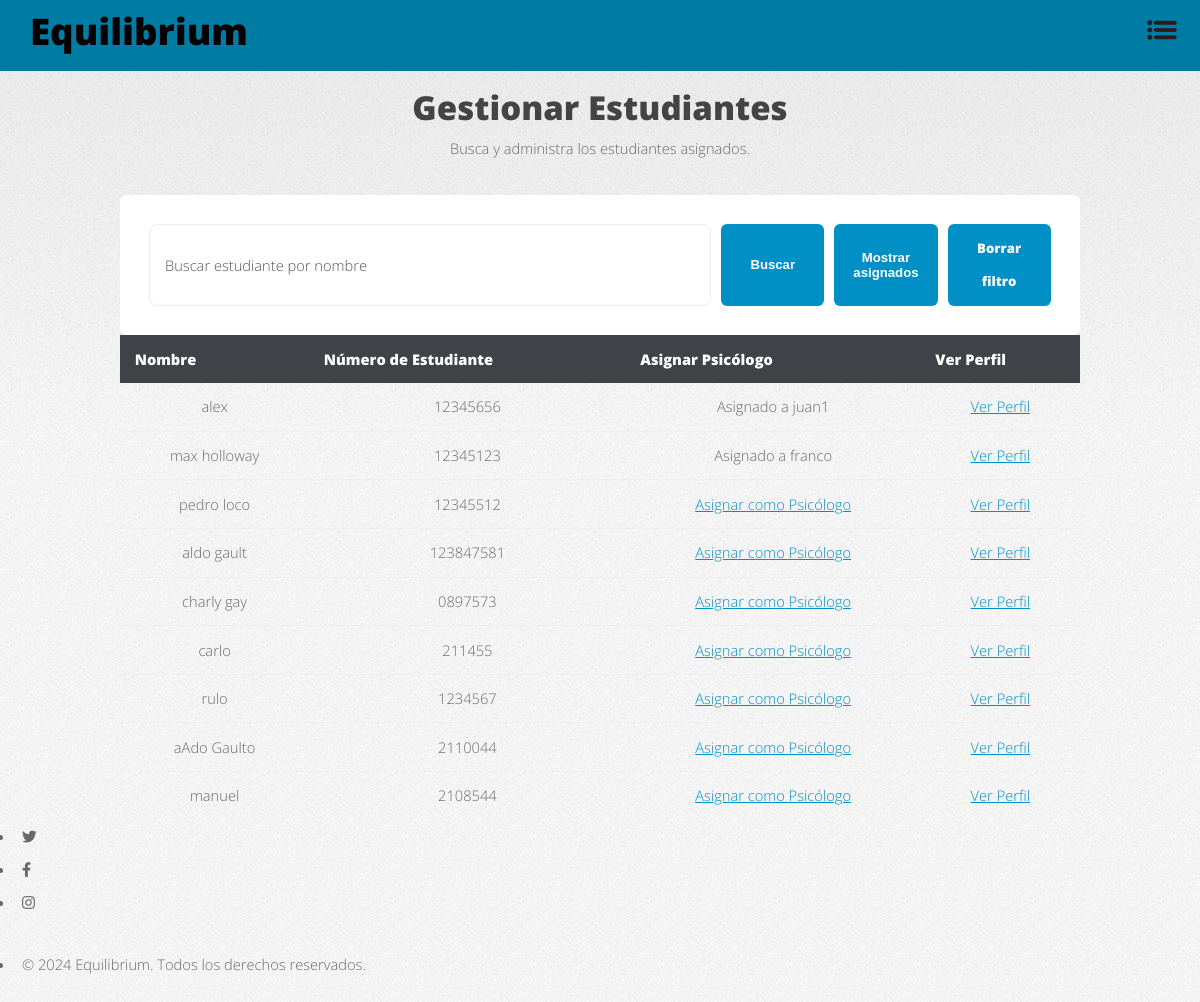
Page /students/manage/ (signed in) on the earlier database version.
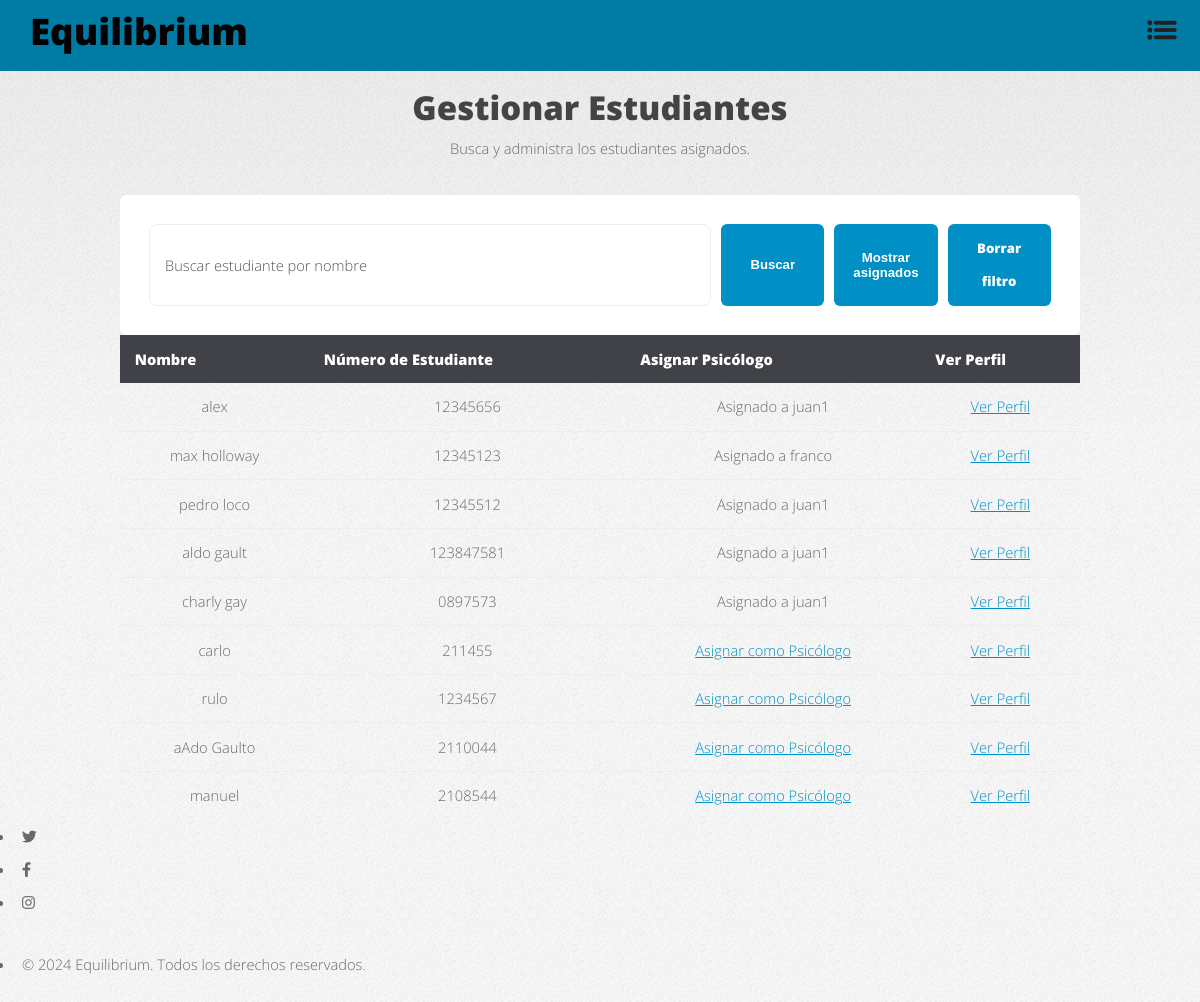
Same page on the later database version.
### main/models.py (models this page shows, shortened)
class Student(models.Model):
    user = models.OneToOneField(User, on_delete=models.CASCADE, related_name='student_profile')
    name = models.CharField(max_length=100)
    age = models.IntegerField()
    email = models.EmailField(unique=True)
    student_number = models.CharField(max_length=20, unique=True)
    location = models.CharField(max_length=100)
    profile_photo = models.ImageField(upload_to='profile_photos/', null=True, blank=True)
    psychologist = models.ForeignKey(
        Psychologist,
        on_delete=models.SET_NULL,
        null=True,
        blank=True,
        related_name='assigned_students'
    )

class Psychologist(models.Model):
    user = models.OneToOneField(User, on_delete=models.CASCADE, related_name='psychologist_profile')
    name = models.CharField(max_length=100)
    age = models.IntegerField()
    email = models.EmailField(unique=True)
    specialty = models.CharField(max_length=100)
    phone_number = models.CharField(max_length=15)
    profile_photo = models.ImageField(upload_to='profile_photos/', null=True, blank=True)
    cover_photo = models.ImageField(upload_to='cover_photos/', null=True, blank=True)

### main/views.py (the view)
# urls.py: path('students/manage/', views.manage_students, name='manage_students'),
@login_required
def manage_students(request):
    students = Student.objects.all()
    psychologist = request.user.psychologist_profile if hasattr(request.user, 'psychologist_profile') else None
    if 'search' in request.GET:
        query = request.GET['search']
        students = students.filter(name__icontains=query)
    if 'assigned_only' in request.GET and psychologist:
        students = students.filter(psychologist=psychologist)
    return render(request, 'manage_students.html', {
        'students': students,
        'psychologist': psychologist
    })

### main/templates/manage_students.html (shortened to what this page needs)
<!DOCTYPE html>
<html lang="es">
<head>
    {% load static %}
    <link rel="stylesheet" href="{% static 'css/fontawesome-all.min.css' %}">
    <link rel="stylesheet" href="{% static 'css/main.css' %}">
</head>
<body class="is-preload">
    <div id="page-wrapper">
        <div class="blue-bar">
            <h1 id="logo"><a href="{% url 'home' %}">Equilibrium</a></h1>
            <nav id="nav">
                <ul>
                    <li class="dropdown">
                        <a href="javascript:void(0)" class="dropbtn">
                            <img src="{% static 'img/menu-icon.png' %}" alt="Menú" class="menu-icon">
                        </a>
                    </li>
                </ul>
            </nav>
        </div>
        <section id="main" class="container">
            <header class="major">
                <h2>Gestionar Estudiantes</h2>
                <p>Busca y administra los estudiantes asignados.</p>
            </header>
            <form method="GET" class="box special filter-buttons">
                <input type="text" name="search" placeholder="Buscar estudiante por nombre" value="{{ request.GET.search }}">
                <button type="submit" class="button primary">Buscar</button>
                {% if psychologist %}
                    <button type="submit" name="assigned_only" value="1" class="button">Mostrar asignados</button>
                {% endif %}
                <a href="{% url 'manage_students' %}" class="button">Borrar filtro</a>
            </form>
            <table class="alt">
                <thead>
                    <tr>
                        <th>Nombre</th>
                        <th>Número de Estudiante</th>
                        <th>Asignar Psicólogo</th>
                        <th>Ver Perfil</th>
                    </tr>
                </thead>
                <tbody>
                    {% for student in students %}
                    <tr>
                        <td>{{ student.name }}</td>
                        <td>{{ student.student_number }}</td>
                        <td>
                            {% if student.psychologist %}
                                Asignado a {{ student.psychologist.user.username }}
                            {% else %}
                                <a href="{% url 'assign_psychologist' student.id %}" onclick="showConfirmationMessage()">Asignar como Psicólogo</a>
                            {% endif %}
                        </td>
                        <td><a href="{% url 'view_student_profile' student.id %}">Ver Perfil</a></td>
                    </tr>
                    {% endfor %}
                </tbody>
            </table>
        </section>
        <footer id="footer">
            <ul class="icons">
                <li><a href="#" class="icon brands fa-twitter"><span class="label">Twitter</span></a></li>
                <li><a href="#" class="icon brands fa-facebook-f"><span class="label">Facebook</span></a></li>
                <li><a href="#" class="icon brands fa-instagram"><span class="label">Instagram</span></a></li>
            </ul>
            <ul class="copyright">
                <li>&copy; 2024 Equilibrium. Todos los derechos reservados.</li>
            </ul>
        </footer>
    </div>
</body>
</html>

Differences in the rows shown:
changed Student "pedro loco": psychologist.user.username (not shown) → "juan1"; psychologist_id "Asignar como Psicólogo" → "Asignado a"
changed Student "aldo gault": psychologist.user.username (not shown) → "juan1"; psychologist_id "Asignar como Psicólogo" → "Asignado a"
changed Student "charly gay": psychologist.user.username (not shown) → "juan1"; psychologist_id "Asignar como Psicólogo" → "Asignado a"
